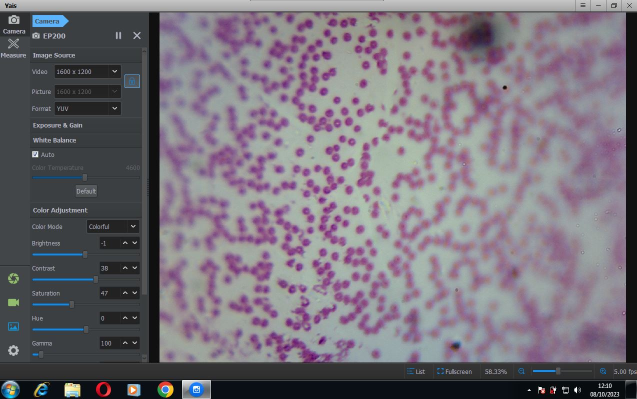
#> input picture sample/img/fotos/captura.JPG, 1273 x 798 px, given in place of the camera (shown at 1/2 size)
$ python teste03.py
#> lines starting #> are read from the running program, lines starting #| are printed output that depends on the picture; after the words box and inside, x2 and y2 are one past the last pixel; in counts of white or black regions, pixels touching at a corner belong together
import cv2
import numpy as np

# Função para exibir a imagem da câmera
def show_camera_image():
    # Inicializar a captura de vídeo
    cap = cv2.VideoCapture(1)  # 0 representa a câmera padrão, pode ser alterado se você tiver várias câmeras
    # Capturar o próximo quadro
    ret, frame = cap.read()
#> frame is the input picture: shape (798, 1273, 3); mean B, G, R 120.6, 111.5, 117.9
    return frame

def redefine(imagem):
    # Definir o tamanho desejado para a janela e a imagem
    window_width = 600
    window_height = 400
    # Redimensionar a imagem para o tamanho desejado
    imginv = cv2.resize(imagem, (window_width, window_height))
    return imginv

def MostraImg(texto, imagem):
    #imagem redimensionada
    rimagem = redefine(imagem)
    # Exibir o quadro capturado
    cv2.imshow(texto, rimagem)


def Esperar():
    while True:
        # Pressione 'q' para sair do loop
        if cv2.waitKey(1) & 0xFF == ord('q'):
            break

def MascaraInvertida(imagem):
    # Aplicar o limite para definir os valores verdadeiros
    binary_image = cv2.inRange(imagem, 55, 255)
    # Converter a imagem binária em escala de cinza
    grayscale_image = cv2.cvtColor(binary_image, cv2.COLOR_GRAY2BGR)
    return grayscale_image


def Fundobranco(imagem_colorida):
    # Converter a imagem colorida para escala de cinza
    imagem_cinza = cv2.cvtColor(imagem_colorida, cv2.COLOR_BGR2GRAY)
    # Aplicar uma operação de limiarização para obter a imagem binária
    _, imagem_binaria = cv2.threshold(imagem_cinza, 127, 255, cv2.THRESH_BINARY)
        # Criar uma máscara binária onde os pontos diferentes são definidos como branco

    # Encontrar os contornos na imagem binária
    contornos, _ = cv2.findContours(imagem_binaria, cv2.RETR_EXTERNAL, cv2.CHAIN_APPROX_SIMPLE)

    # Criar uma máscara preenchida com branco
    mascara = np.ones_like(imagem_colorida) * 255

    # Preencher os contornos com a cor preta na máscara
    cv2.drawContours(mascara, contornos, -1, 0, thickness=cv2.FILLED)

    # Aplicar a máscara na imagem original
    imagem_fundobranco = cv2.bitwise_and(imagem_colorida, mascara)

    return imagem_fundobranco


def Preencher(image):
    # Converter a imagem binária em escala de cinza
    grayscale_image = cv2.cvtColor(image, cv2.COLOR_BGR2GRAY)
    threshold = 240  # Limite de limiarização para definir os pontos pontilhados
    # Aplicar uma operação de limiarização para obter a imagem binária
    _, binary_image = cv2.threshold(grayscale_image, threshold, 255, cv2.THRESH_BINARY)
    # Encontrar os contornos na imagem binária
    contours, _ = cv2.findContours(binary_image, cv2.RETR_EXTERNAL, cv2.CHAIN_APPROX_SIMPLE)
    # Criar uma máscara para o preenchimento
    mask = np.zeros_like(grayscale_image)
    # Preencher os contornos com a cor branca
    cv2.drawContours(mask, contours, -1, 255, thickness=cv2.FILLED)

    # Aplicar a máscara na imagem original para preencher a área pontilhada
    filled_image = cv2.bitwise_and(grayscale_image, mask)

    return filled_image

def encontrar_contornos(imagem):
    # Converter a imagem em escala de cinza
    imagem_cinza = cv2.cvtColor(imagem, cv2.COLOR_BGR2GRAY)

    # Aplicar uma operação de limiarização para obter a imagem binária
    _, imagem_binaria = cv2.threshold(imagem_cinza, 127, 255, cv2.THRESH_BINARY)

    # Encontrar os contornos na imagem binária
    contornos, _ = cv2.findContours(imagem_binaria, cv2.RETR_EXTERNAL, cv2.CHAIN_APPROX_SIMPLE)

    return contornos


def ImagemMascara(imagem_colorida, imagem_cinza):
    # Converter a imagem colorida para escala de cinza
    imagem_colorida_cinza = cv2.cvtColor(imagem_colorida, cv2.COLOR_BGR2GRAY)

    # Aplicar uma operação de diferença entre as imagens em escala de cinza
    diferenca = cv2.absdiff(imagem_colorida_cinza, imagem_cinza)

    # Criar uma máscara binária onde os pontos diferentes são definidos como branco
    _, mascara_binaria = cv2.threshold(diferenca, 128, 255, cv2.THRESH_BINARY)

    # Criar uma imagem em branco do mesmo tamanho da imagem colorida
    imagem_mascara = np.zeros_like(imagem_colorida)

    # Preencher os pontos da imagem colorida comuns à imagem cinza
    imagem_mascara[mascara_binaria != 255] = imagem_colorida[mascara_binaria != 255]


    return imagem_mascara


def Fechar():
    # Liberar os recursos
    cap.release()
    cv2.destroyAllWindows()


# Início do código
imagem = show_camera_image()

# Inicio de codigo
imagem = show_camera_image()

# Separar os canais de cor da imagem
blue, green, red = cv2.split(imagem)

mascara = MascaraInvertida(blue)
#> in MascaraInvertida, `binary_image = cv2.inRange(imagem, 55, 255)`:
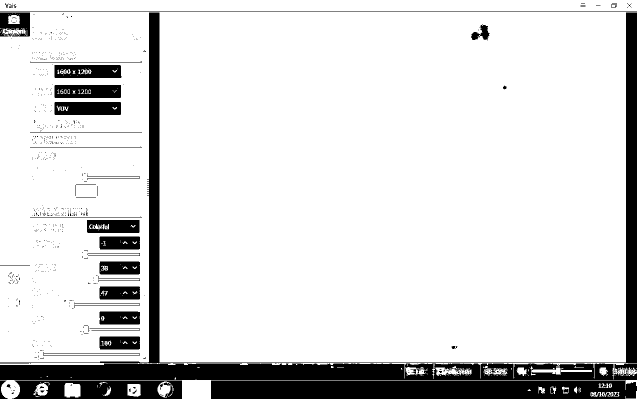
#> binary_image: shape (798, 1273) (shown at 1/2 size); 86.4% white; 823 black regions (775 under 20 px), largest, box (x1, y1, x2, y2) and area: (0, 727, 1273, 798) 67271, (0, 25, 1273, 726) 30832, (24, 761, 364, 798) 9362
#> in MascaraInvertida, `grayscale_image = cv2.cvtColor(binary_image, cv2.COLOR_GRAY2BGR)`: grayscale_image: shape (798, 1273, 3); 86.4% white; 823 black regions (775 under 20 px)
#pmascara = Preencher(mascara)
pmascara = Preencher(mascara)
#> in Preencher, `contours, _ = cv2.findContours(binary_image, cv2.RETR_EXTERNAL, cv2.CH..`: contours = 159 contours, 130 with area under 20; largest, box (x1, y1, x2, y2) and area: (0, 24, 1273, 725) 857500, (0, 0, 1273, 23) 27984, (0, 760, 1250, 798) 3204, (0, 726, 1273, 759) 1739, (129, 766, 161, 795) 794
#> in Preencher, `cv2.drawContours(mask, contours, -1, 255, thickness=cv2.FILLED)`: mask: shape (798, 1273); 89.1% white; 10 black regions (1 under 20 px), largest, box (x1, y1, x2, y2) and area: (0, 727, 1273, 798) 66644, (0, 25, 1273, 726) 30832, (24, 761, 364, 798) 9360

imagem2 = ImagemMascara(imagem,pmascara)
#> in ImagemMascara, `diferenca = cv2.absdiff(imagem_colorida_cinza, imagem_cinza)`:
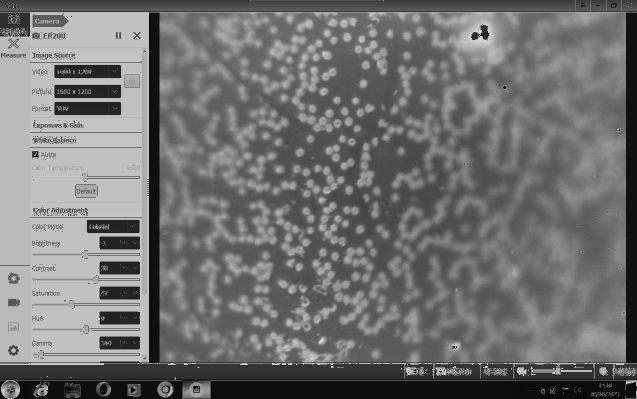
#> diferenca: shape (798, 1273) (shown at 1/2 size); min 0, max 240, mean 113.8
#> in ImagemMascara, `_, mascara_binaria = cv2.threshold(diferenca, 128, 255, cv2.THRESH_BIN..`: mascara_binaria: shape (798, 1273); 33.9% white; 1141 white regions (823 under 20 px), largest, box (x1, y1, x2, y2) and area: (0, 24, 1273, 725) 195765, (351, 378, 554, 500) 6060, (1125, 642, 1252, 724) 5732
#> in ImagemMascara, `imagem_mascara[mascara_binaria != 255] = imagem_colorida[mascara_binar..`:
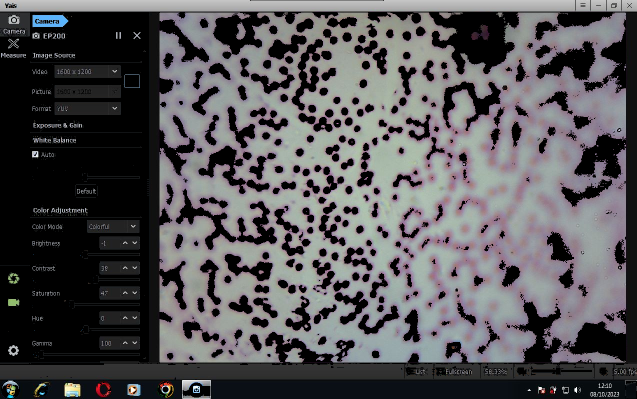
#> imagem_mascara: shape (798, 1273, 3) (shown at 1/2 size); mean B, G, R 87, 84.3, 85.7
imagem3 = Fundobranco(imagem2)
#> in Fundobranco, `_, imagem_binaria = cv2.threshold(imagem_cinza, 127, 255, cv2.THRESH_B..`:
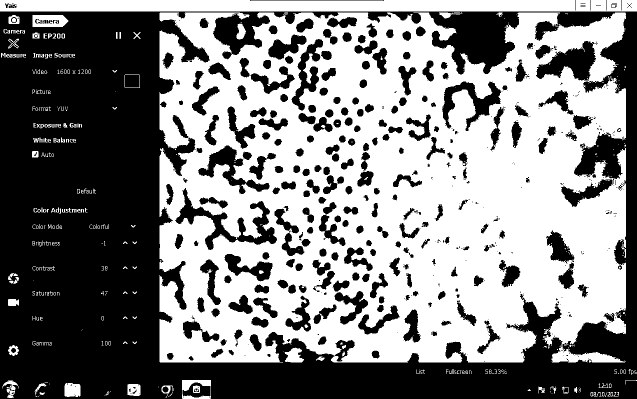
#> imagem_binaria: shape (798, 1273) (shown at 1/2 size); 51.7% white; 569 black regions (307 under 20 px)
#> in Fundobranco, `contornos, _ = cv2.findContours(imagem_binaria, cv2.RETR_EXTERNAL, cv2..`: contornos = 389 contours, 298 with area under 20; largest, box (x1, y1, x2, y2) and area: (319, 25, 1252, 725) 587646, (0, 0, 1273, 23) 27283, (364, 760, 422, 798) 2108, (65, 30, 137, 54) 1510, (249, 149, 280, 176) 778
#> in Fundobranco, `cv2.drawContours(mascara, contornos, -1, 0, thickness=cv2.FILLED)`:
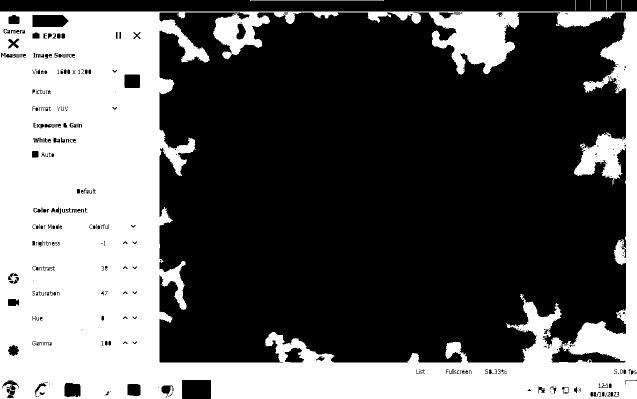
#> mascara: shape (798, 1273, 3) (shown at 1/2 size); 37.2% white; 6 white regions
#> in Fundobranco, `imagem_fundobranco = cv2.bitwise_and(imagem_colorida, mascara)`:
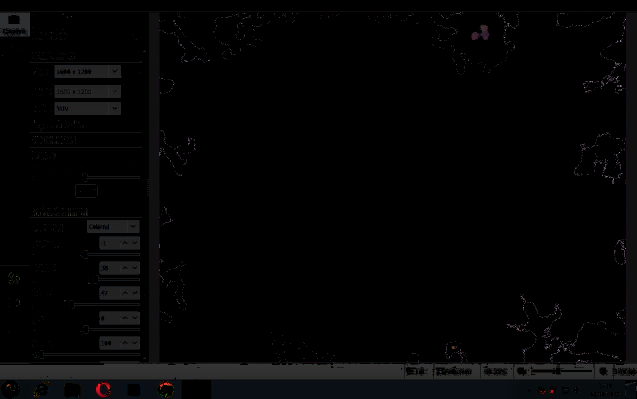
#> imagem_fundobranco: shape (798, 1273, 3) (shown at 1/2 size); mean B, G, R 4.5, 4.2, 4.2

contornos = encontrar_contornos(imagem2)

# Desenhar os contornos na imagem original
cv2.drawContours(imagem, contornos, -1, (0, 255, 0), 2)


MostraImg('invertida',imagem3)
MostraImg('imagem',imagem)
#> in redefine (call 2), `imginv = cv2.resize(imagem, (window_width, window_height))`:
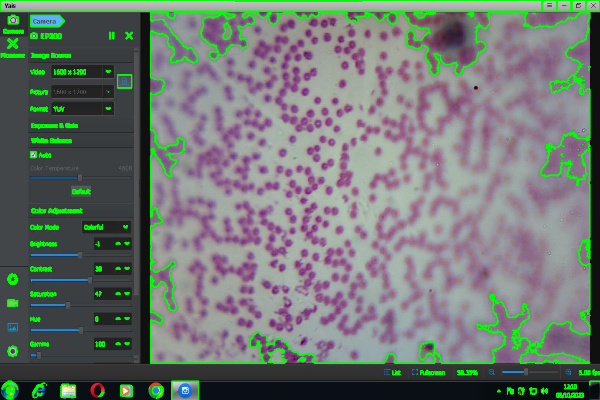
#> imginv: shape (400, 600, 3); mean B, G, R 113.3, 118.6, 110.8

Esperar()
#> (key q is pressed here)
